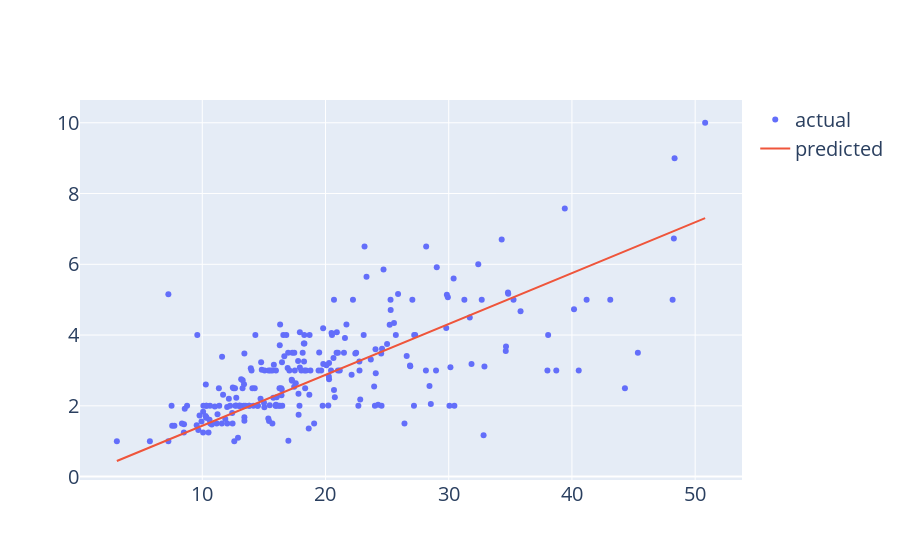

The code cell stored with this chart in its notebook:
### Code cell
import plotly.graph_objects as go

fig = go.Figure()
fig.add_trace(go.Scatter(x=data['total_bill'], y=data['tip'], mode='markers', name='actual'))
fig.add_trace(go.Scatter(x=data['total_bill'], y=data['prediction'], mode='lines', name='predicted'))
fig.update_layout(font_size=20)

### Figure 1 — Plotly figure (JSON) as saved in the notebook; plotly's stock layout.template omitted (floating-point values rounded to 4 significant figures; data arrays with more than 128 entries replaced by an {"elided": "..."} marker saying what was removed)
{"data": [{"mode": "markers", "name": "actual", "type": "scatter", "x": {"elided": "244 float values"}, "y": {"elided": "244 float values"}}, {"mode": "lines", "name": "predicted", "type": "scatter", "x": {"elided": "244 float values"}, "y": {"elided": "244 float values"}}], "layout": {"font": {"size": 20}}}
